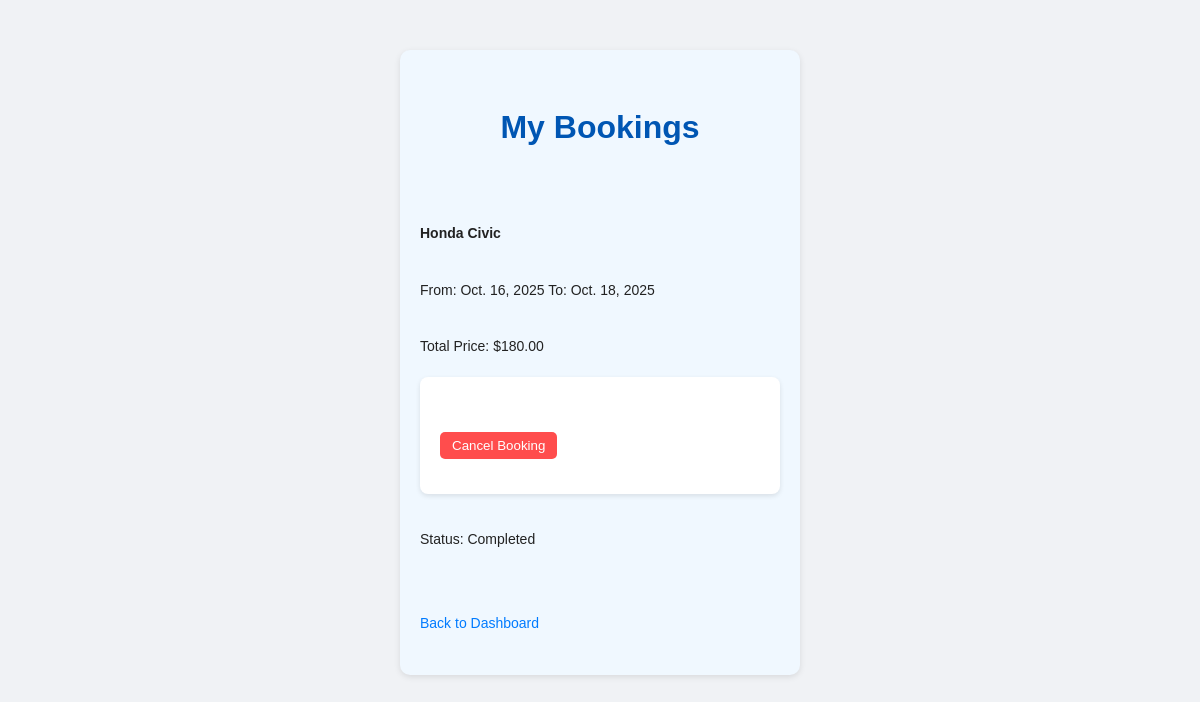
The app's page /rental/my_bookings/ (signed in), older data.
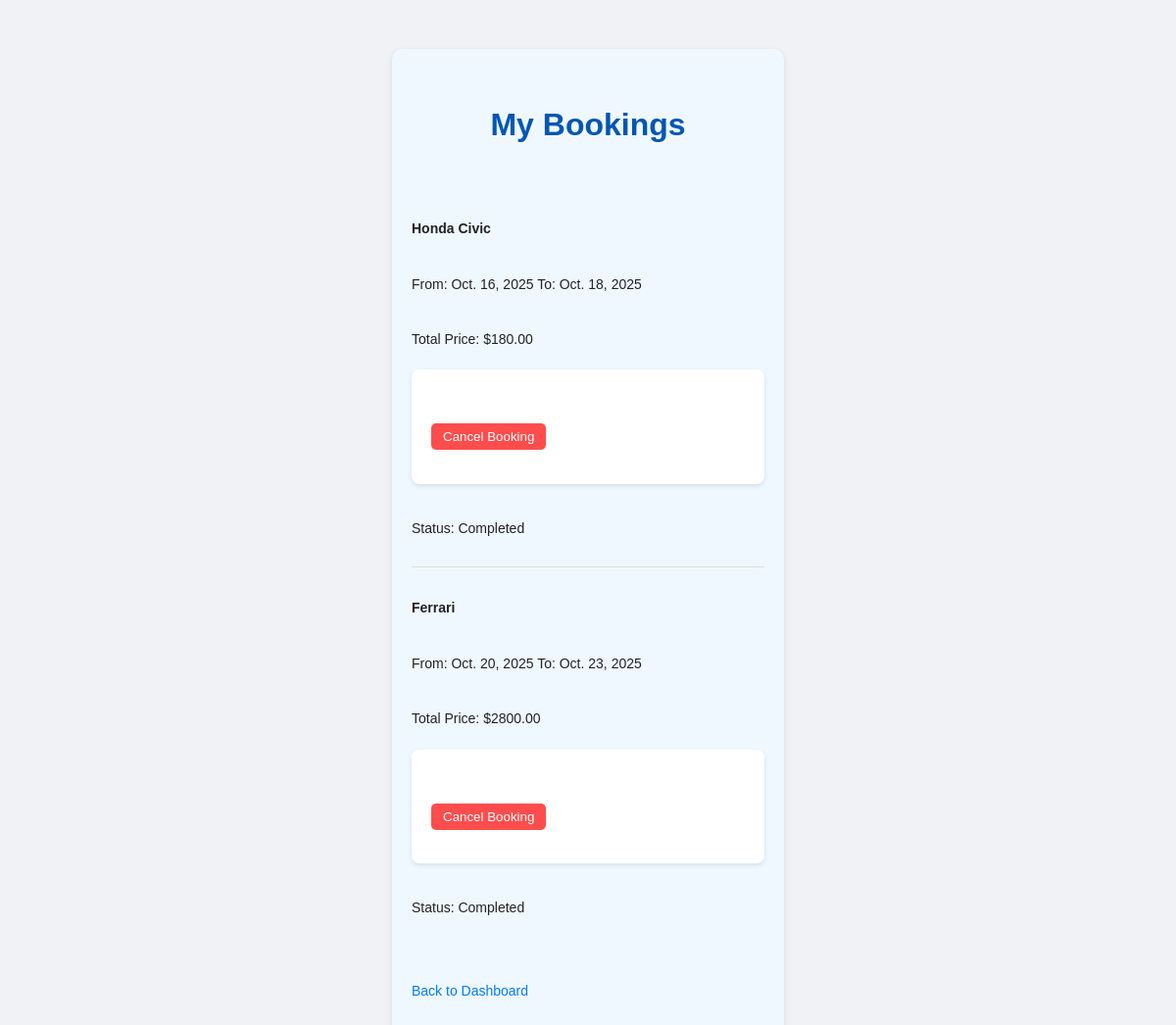
The same page, newer data.
### rental/models.py (models this page shows, shortened)
class Booking(models.Model):
    user = models.ForeignKey(User, on_delete=models.CASCADE)
    car = models.ForeignKey(Car, on_delete=models.CASCADE)
    start_date = models.DateField()
    end_date = models.DateField()
    total_price = models.DecimalField(max_digits=8, decimal_places=2, blank=True, null=True)

class Car(models.Model):
    name = models.CharField(max_length=100)
    description = models.TextField(blank=True)
    price_per_day = models.DecimalField(max_digits=8, decimal_places=2)
    is_available = models.BooleanField(default=True)
    image = models.ImageField(upload_to='car_images/', blank=True, null=True)

### rental/views.py (the view)
# urls.py: path('my_bookings/',views.my_bookings,name='my_bookings'),
@login_required(login_url='/login/')
def my_bookings(request):
    bookings = Booking.objects.filter(user=request.user).select_related('car')
    today = date.today()
    return render(request,'my_bookings.html',{'bookings':bookings,'today':today})

### templates/my_bookings.html (shortened to what this page needs)
<!DOCTYPE html>
<html lang="en">
<head>
    {% load static %}
    <link rel="stylesheet" href="{% static 'rental/style.css' %}">
</head>
<body>
    <div class="my_bookings-page">
        <h1>My Bookings</h1>
        {% if bookings %}
            <ul>
                {% for booking in bookings %}
                    <li>
                        <h3>{{ booking.car.name }}</h3>
                        <p>From: {{ booking.start_date }} To: {{ booking.end_date }}</p>
                        <p>Total Price: ${{ booking.total_price }}</p>
                        <form action="{% url 'rental:cancel_booking' booking.id %}" method="get">
                            <button type="submit">Cancel Booking</button>
                        </form>
                        {% if booking.end_date < today %}
                            <p>Status: Completed</p>
                        {% else %}
                            <p>Status: Active</p>
                        {% endif %}
                    </li>
                {% endfor %}
            </ul>
        {% else %}
            <p>You have no bookings yet.</p>
        {% endif %}
        <p><a href="{% url 'rental:dashboard' %}">Back to Dashboard</a></p>
    </div>
</body>
</html>

Row changes from the older to the newer data that the page shows:
added Booking: car.name "Ferrari", start_date "Oct. 20, 2025", end_date "Oct. 23, 2025", total_price "2800.00", shows "Status: Completed"
